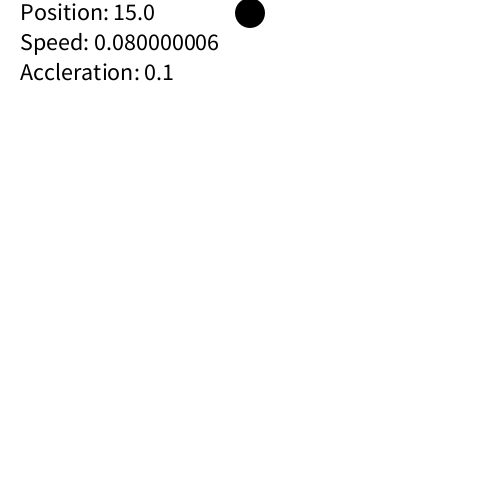
Frame 1 (no input)
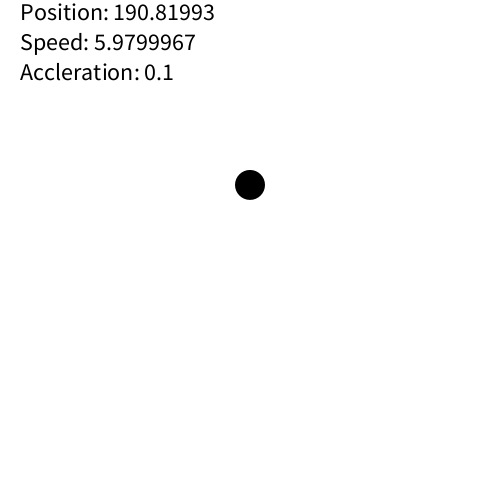
Frame 60 (the mouse pressed at the canvas centre just before this capture)
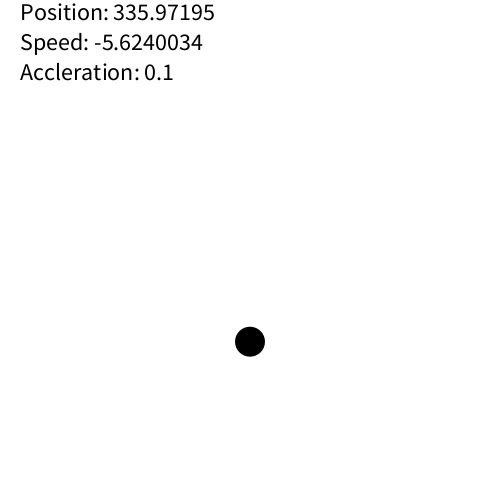
Frame 120 (the mouse held since frame 60 and released just before this capture)

The Processing sketch that drew these frames (run headless with seeded random() and noise(); from frame 60 on, the mouse is pressed at the canvas centre):

// Processing sketch: Name
// ── Name.pde
float x = 250;   // x position
float y = 13;     // y position

float speed = 0; // velocity
float gravity = 0.1; //acceleration

boolean[] keys;

void setup() {
  size(500, 500);
  keys = new boolean[2];
  keys[0] = false;
  keys[1] = false;
}
void draw() {
  background(255);
  
  //drw the ball
  fill(0);
  noStroke();
  ellipse(x, y, 30, 30);
  y += speed;
  speed += gravity;
  if (y > height - 15) {
    y = height - 15;
    speed *= -0.8;
  }
  if (y < 15) {
    y = 15;
    speed *= 0.8;
  }
  if (keys[0] == true) {
    x -= 4;
  }
  if (keys[1] == true) {
    x += 4;
  }
  if ((x - 15) < 0) {
    x = 15;
  } else if ((x + 15) > width) {
    x = width - 15;
  }
  textSize(24);
  text("Position: " + y, 20, 20);
  text("Speed: " + speed, 20, 50);
  text("Accleration: " + gravity, 20, 80);
}
void keyPressed() {
  if (key == ' ') {
    speed = -2;
  }
  if (key == 'a') {
    keys[0] = true;
  } else if (key == 'd') {
    keys[1] = true;
  }
}
void keyReleased() {
  if (key == 'a') {
    keys[0] = false;
  } else if (key == 'd') {
    keys[1] = false;
  }
}
